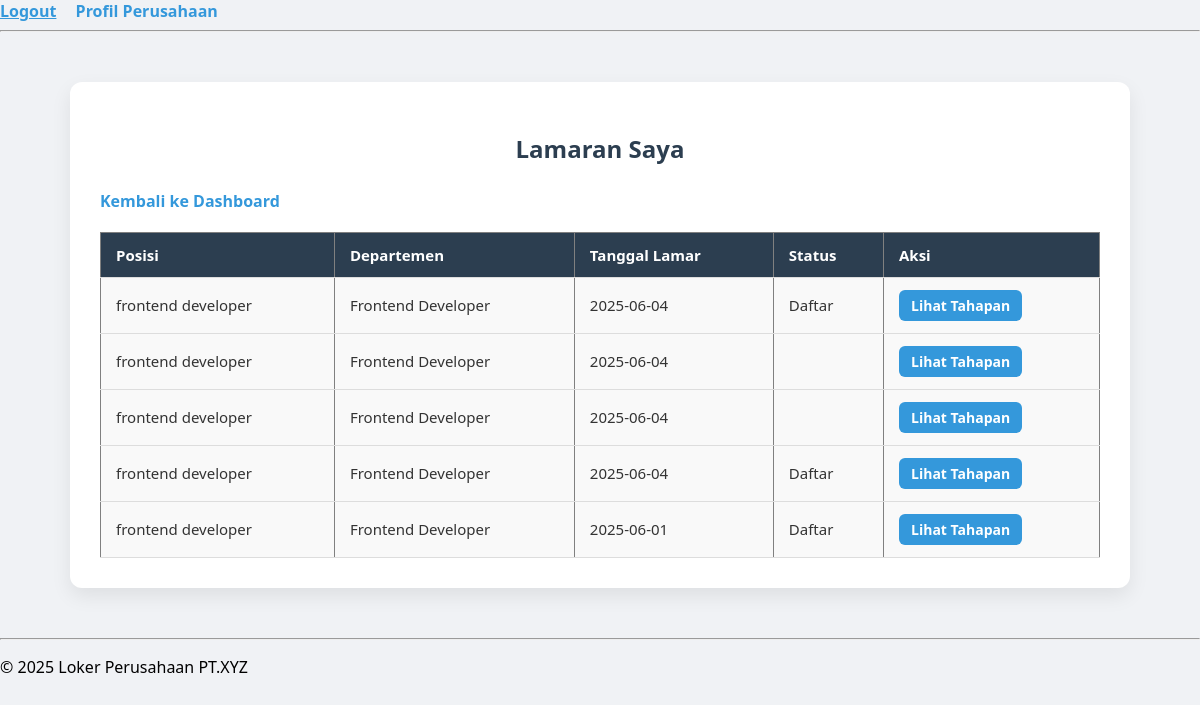
Screenshot of /loker_perusahaan/user/lamaran_saya.php (signed in) with the database file from the repository.
### tables this page shows
CREATE TABLE `lamaran` (
  `id_lamar` int(11) NOT NULL,
  `id_pelamar` int(11) DEFAULT NULL,
  `tanggal` date DEFAULT NULL,
  `id_detail` int(11) DEFAULT NULL,
  `status` enum('daftar','seleksi','diterima','ditolak') DEFAULT NULL,
  `id_lowongan` int(11) DEFAULT NULL
);

CREATE TABLE `lowongan` (
  `id_lowongan` int(11) NOT NULL,
  `id_department` int(11) DEFAULT NULL,
  `posisi` varchar(100) DEFAULT NULL,
  `deskripsi` text DEFAULT NULL,
  `kualifikasi` text DEFAULT NULL,
  `tanggal_buka` date DEFAULT NULL,
  `tanggal_tutup` date DEFAULT NULL,
  `kuota` int(11) DEFAULT NULL,
  `id_periode` int(11) DEFAULT NULL
);

CREATE TABLE `department` (
  `id` int(11) NOT NULL,
  `nama` varchar(100) DEFAULT NULL,
  `inisial` varchar(10) DEFAULT NULL,
  `id_user` int(11) DEFAULT NULL
);

### loker_perusahaan/user/lamaran_saya.php (the view, shortened to what this page needs)
<?php
include '../config/koneksi.php';
include '../includes/header.php';
echo '<link rel="stylesheet" href="../assets/css/user/lamaran_saya.css">';
$id_user = $_SESSION['id_user'];
$query = "
SELECT
    l.id_lamar,
    low.id_lowongan,
    low.posisi,
    l.tanggal,
    l.status,
    d.nama AS nama_departemen
FROM lamaran l
JOIN pelamar p ON l.id_pelamar = p.id_pelamar
JOIN lowongan low ON l.id_lowongan = low.id_lowongan
JOIN department d ON low.id_department = d.id
WHERE p.id_user = $id_user
ORDER BY l.tanggal DESC
";
$result = mysqli_query($koneksi, $query);
?>
<div class="container">
    <h2>Lamaran Saya</h2>
    <a href="../pages/dashboard_user.php">Kembali ke Dashboard</a>
    <?php if (mysqli_num_rows($result) > 0): ?>
        <table border="1" cellpadding="10" cellspacing="0">
            <tr>
                <th>Posisi</th>
                <th>Departemen</th>
                <th>Tanggal Lamar</th>
                <th>Status</th>
                <th>Aksi</th>
            </tr>
            <?php while ($row = mysqli_fetch_assoc($result)): ?>
                <tr>
                    <td><?= htmlspecialchars($row['posisi']) ?></td>
                    <td data-label="Departemen"><?= htmlspecialchars($row['nama_departemen']) ?></td>
                    <td><?= htmlspecialchars($row['tanggal']) ?></td>
                    <td><?= ucfirst($row['status']) ?></td>
                    <td>
                        <a href="lihat_tahapan.php?id_lowongan=<?= $row['id_lowongan'] ?>">Lihat Tahapan</a>
                    </td>
                </tr>
            <?php endwhile; ?>
        </table>
    <?php else: ?>
        <p>Belum ada lamaran yang dikirim.</p>
    <?php endif; ?>
</div>
<?php include '../includes/footer.php'; ?>

### loker_perusahaan/assets/css/user/lamaran_saya.css (style rules this page uses)
body { font-family: 'Segoe UI', Tahoma, Geneva, Verdana, sans-serif; background-color: #f0f2f5; margin: 0; padding: 0; }
.container { max-width: 1000px; margin: 50px auto; background-color: #ffffff; padding: 30px; border-radius: 12px; box-shadow: 0 8px 20px rgba(0, 0, 0, 0.08); }
h2 { text-align: center; color: #2c3e50; margin-bottom: 25px; }
a { text-decoration: none; color: #3498db; font-weight: 600; }
table { width: 100%; border-collapse: collapse; margin-top: 20px; font-size: 15px; }
th, td { text-align: left; padding: 12px 15px; border-bottom: 1px solid #ddd; }
th { background-color: #2c3e50; color: #ffffff; }
td { background-color: #f9f9f9; color: #333; }
td a { background-color: #3498db; color: white; padding: 6px 12px; border-radius: 6px; font-size: 14px; display: inline-block; }

### loker_perusahaan/includes/header.php (style rules this page uses)
body { font-family: Arial, sans-serif; padding: 20px; }

### rows the page displays
lamaran: id_lowongan.posisi "frontend developer", department.nama "Frontend Developer", tanggal "2025-06-04", status "Daftar"
lamaran: id_lowongan.posisi "frontend developer", department.nama "Frontend Developer", tanggal "2025-06-04"
lamaran: id_lowongan.posisi "frontend developer", department.nama "Frontend Developer", tanggal "2025-06-04"
lamaran: id_lowongan.posisi "frontend developer", department.nama "Frontend Developer", tanggal "2025-06-04", status "Daftar"
lamaran: id_lowongan.posisi "frontend developer", department.nama "Frontend Developer", tanggal "2025-06-01", status "Daftar"
